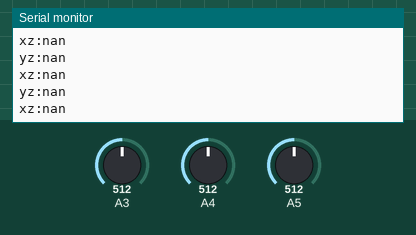
This sketch was run on a simulated Arduino Uno, built with avr-gcc and run on an emulated ATmega328P. Parts: the last lines printed to the serial monitor. The inputs (shaded band) are chosen by the test bench; at power-on: A3 = 512, A4 = 512, A5 = 512.

Above: at 1.2 s.
1.3 s: A3 set to 716
At 1.32 s:
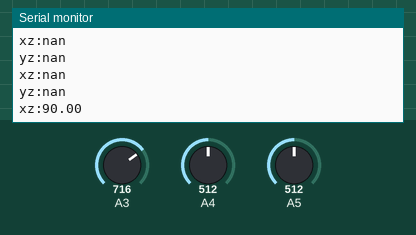
2.9 s: A4 set to 716
At 2.94 s:
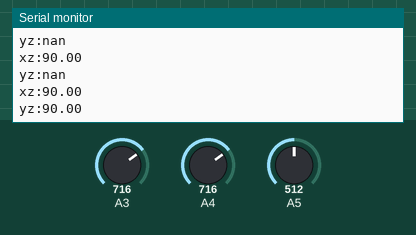
4.5 s: A5 set to 716
At 4.57 s:
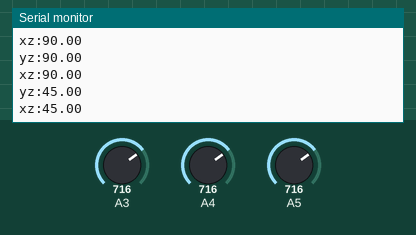
6.0 s: A3 set to 900
At 6.09 s:
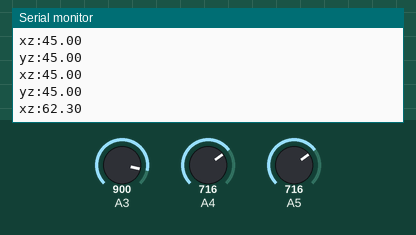
7.5 s: A4 set to 900
At 7.51 s:
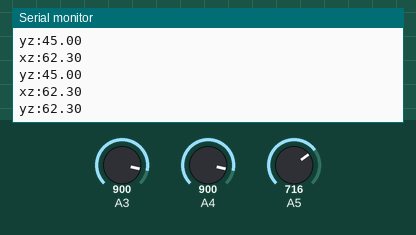
9.0 s: A5 set to 511
At 9.03 s:
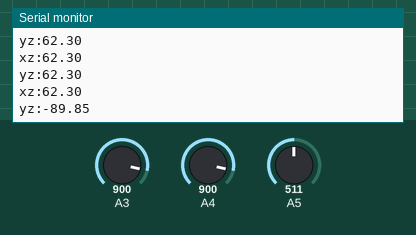
Timing chart, 0 to 11.5 s (numbered marks = the images above; inputs shaded):
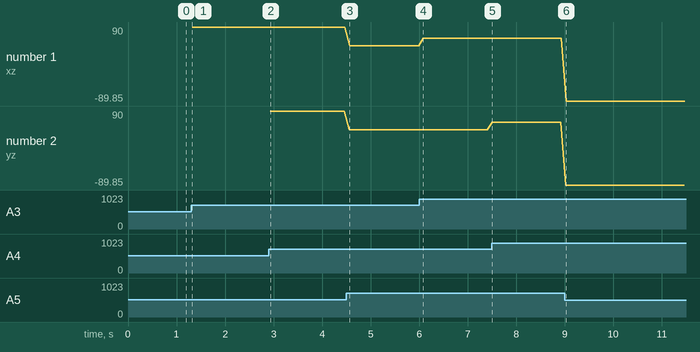

The sketch:

inclinometro_01.ino
```cpp
#include <math.h>

void setup() {
  analogReference(EXTERNAL);
  Serial.begin(9600);
}

int xVal = 0;
int yVal = 0;
int zVal = 0;

double angleYZ = 0;
double angleXZ = 0;


void loop() {
  xVal = analogRead(A3);
  yVal = analogRead(A4);
  zVal = analogRead(A5);

  xVal = map(xVal, 0, 1023, -500, 500);
  yVal = map(yVal, 0, 1023, -500, 500);
  zVal = map(zVal, 0, 1023, -500, 500);

  angleYZ = atan((double)yVal / (double)zVal);
  angleYZ = angleYZ*(57.2958);

  angleXZ = atan((double)xVal / (double)zVal);
  angleXZ = angleXZ*(57.2958);

  Serial.write("yz:");
  Serial.print(angleYZ);
  Serial.write("\n");

  Serial.write("xz:");
  Serial.print(angleXZ);
  Serial.write("\n");

  delay(100);

}
```

Measured:
- after the input at 1.3 s, the serial monitor: prints a new line at once (image 1)
- after the input at 2.9 s, the serial monitor: prints a new line at once (image 2)
- after the input at 4.5 s, the serial monitor: prints a new line after 0.06 s (image 3)
- after the input at 6.0 s, the serial monitor: prints a new line after 0.09 s (image 4)
- after the input at 7.5 s, the serial monitor: prints a new line at once (image 5)
- after the input at 9.0 s, the serial monitor: prints a new line at once (image 6)
- plotted number 1: 90 → 45 after the input at 4.5 s, 45 → 62.3 after the input at 6.0 s, 62.3 → -89.85 after the input at 9.0 s
- plotted number 2: 90 → 45 after the input at 4.5 s, 62.3 → -89.85 after the input at 9.0 s
